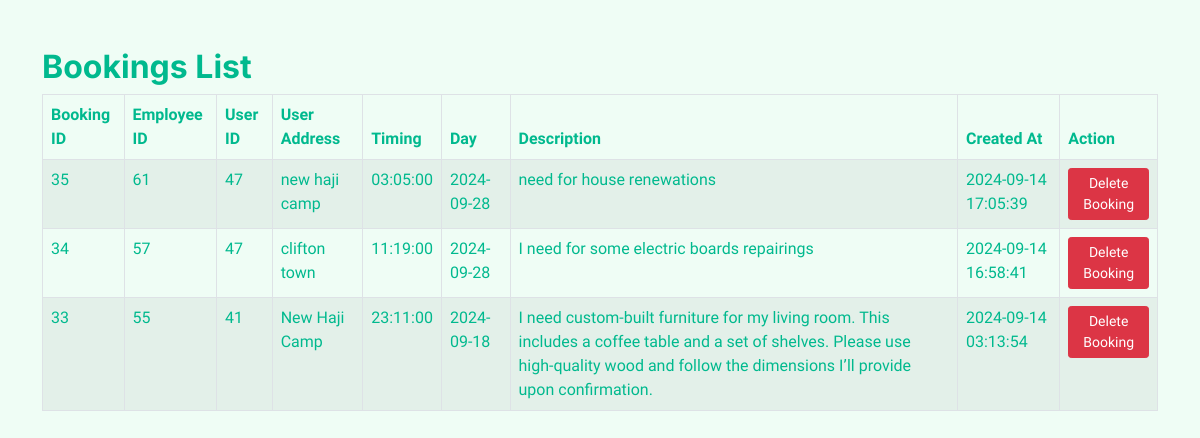
The app's page /admin_booking_table.php (signed in) with its own data.
### tables this page shows
CREATE TABLE `bookings` (
  `booking_id` int(11) NOT NULL,
  `employee_id` int(11) NOT NULL,
  `user_id` int(11) NOT NULL,
  `user_address` varchar(255) DEFAULT NULL,
  `timing` time DEFAULT NULL,
  `day` date DEFAULT NULL,
  `description` text DEFAULT NULL,
  `created_at` timestamp NOT NULL DEFAULT current_timestamp(),
  `status` enum('pending','accepted','rejected') DEFAULT 'pending'
);

### admin_booking_table.php (the view, shortened to what this page needs)
<?php
include 'config/db_connection.php';
$sql = "SELECT b.*, u.username
        FROM bookings b
        LEFT JOIN users u ON b.user_id = u.id
        ORDER BY b.created_at DESC";
$result = $mysqli->query($sql);
?>
<!DOCTYPE html>
<html lang="en">
<head>
    <link href="https://cdnjs.cloudflare.com/ajax/libs/font-awesome/5.10.0/css/all.min.css" rel="stylesheet">
    <link href="https://cdn.jsdelivr.net/npm/bootstrap-icons@1.4.1/font/bootstrap-icons.css" rel="stylesheet">
    <link href="lib/animate/animate.min.css" rel="stylesheet">
    <link href="lib/owlcarousel/assets/owl.carousel.min.css" rel="stylesheet">
    <link href="css/bootstrap.min.css" rel="stylesheet">
    <link href="css/style.css" rel="stylesheet">
</head>
<body>
<div class="container table-container py-5">
    <h2 class="text-primary">Bookings List</h2>
    <table class="table table-bordered table-striped">
        <thead>
            <tr>
                <th>Booking ID</th>
                <th>Employee ID</th>
                <th>User ID</th>
                <th>User Address</th>
                <th>Timing</th>
                <th>Day</th>
                <th>Description</th>
                <th>Created At</th>
                <th>Action</th>
            </tr>
        </thead>
        <tbody>
            <?php if ($result->num_rows > 0) {
                while ($row = $result->fetch_assoc()) { ?>
                <tr>
                    <td><?php echo htmlspecialchars($row['booking_id']); ?></td>
                    <td><?php echo htmlspecialchars($row['employee_id']); ?></td>
                    <td><?php echo htmlspecialchars($row['user_id']); ?></td>
                    <td><?php echo htmlspecialchars($row['user_address']); ?></td>
                    <td><?php echo htmlspecialchars($row['timing']); ?></td>
                    <td><?php echo htmlspecialchars($row['day']); ?></td>
                    <td><?php echo htmlspecialchars($row['description']); ?></td>
                    <td><?php echo htmlspecialchars($row['created_at']); ?></td>
                    <td><a href="delete.php?emp_booking_id=<?php echo urlencode($row['booking_id']); ?>" class="btn btn-danger btn-sm">Delete Booking</a></td>
                </tr>
            <?php } } else { ?>
                <tr><td colspan="9" class="text-center">No bookings found.</td></tr>
            <?php } ?>
        </tbody>
    </table>
</div>
<?php include 'includes/labor_footer.php'; ?>
</body>
</html>

### includes/labor_footer.php (shortened to what this page needs)
<!DOCTYPE html>
<html lang="en">
<head>
    <link href="https://cdnjs.cloudflare.com/ajax/libs/font-awesome/5.10.0/css/all.min.css" rel="stylesheet">
    <link href="https://cdn.jsdelivr.net/npm/bootstrap-icons@1.4.1/font/bootstrap-icons.css" rel="stylesheet">
    <link href="lib/animate/animate.min.css" rel="stylesheet">
    <link href="lib/owlcarousel/assets/owl.carousel.min.css" rel="stylesheet">
    <link href="css/bootstrap.min.css" rel="stylesheet">
    <link href="css/style.css" rel="stylesheet">
</head>
<body>
</body>
</html>

### css/style.css (style rules this page uses)
:root { --primary: #00B98E; --secondary: #FF6922; --light: #EFFDF5; --dark: #0E2E50; }
.btn { transition: .5s; }

### admin_booking_table.php (style rules this page uses)
* { color: #00B98E; }

### records on screen
bookings: booking_id "35", employee "61", user "47", user_address "new haji camp", timing "03:05:00", day "2024-09-28", description "need for house renewations", created_at "2024-09-14 17:05:39"
bookings: booking_id "34", employee "57", user "47", user_address "clifton town", timing "11:19:00", day "2024-09-28", description "I need for some electric boards repairings", created_at "2024-09-14 16:58:41"
bookings: booking_id "33", employee "55", user "41", user_address "New Haji Camp", timing "23:11:00", day "2024-09-18", description "I need custom-built furniture for my living room. This includes a coffee table and a set of shelves. Please use high-quality wood and follow the dimensions I’ll provide upon confirmation.", created_at "2024-09-14 03:13:54"
